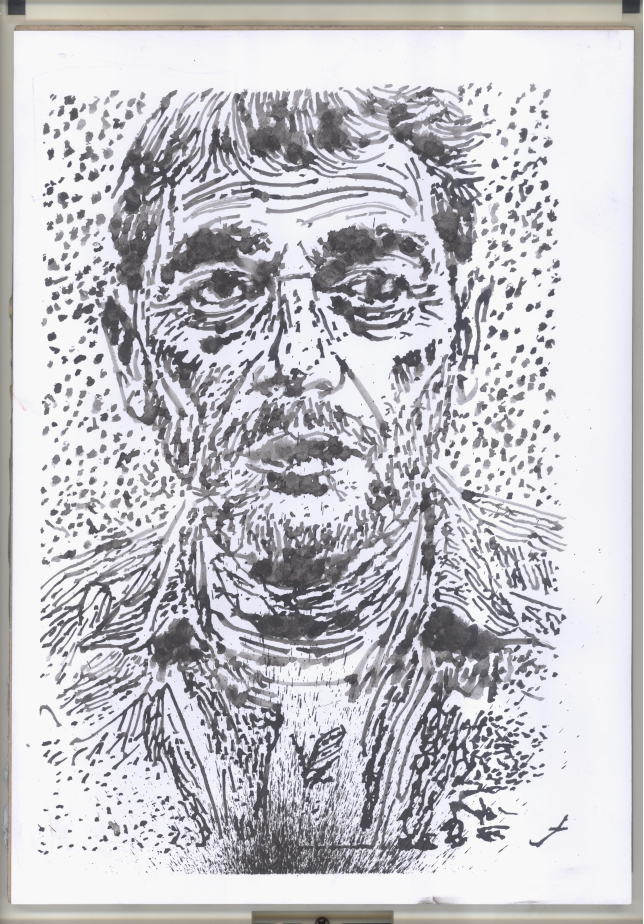
#> input picture obrazMoski.jpeg, 2574 x 3696 px (shown at 1/4 size)
$ python Width2Depth.py obrazMoski.jpeg out.png
#> lines starting #> are read from the running program, lines starting #| are printed output that depends on the picture; after the words box and inside, x2 and y2 are one past the last pixel; in counts of white or black regions, pixels touching at a corner belong together
import os
import cv2
import numpy as np
import argparse
import math
import random
from PIL import Image
import traceback

from skimage.morphology import skeletonize, remove_small_objects
import sknw
from scipy.ndimage import distance_transform_edt

class GCodeBaseGenerator:
    """
    Base class for G-code generation with common parameters and dipping logic.
    Includes a global Z-offset for machine coordinate adjustment.
    Dipping now triggered by painting distance traveled, not by fixed number of dips.
    """
    def __init__(self, feed_rate, feed_rate_dip, x_offset, y_offset,
                 dip_location_raw, max_paint_distance_mm,
                 dip_wipe_radius, dip_spiral_radius, z_wipe_travel_raw,
                 dip_entry_radius, total_dip_entries, remove_drops_enabled,
                 dip_shake_distance, z_global_offset_val,
                 z_safe_raw, z_safe_dip_raw):

        self.feed_rate = feed_rate
        self.feed_rate_dip = feed_rate_dip # Slower feed rate for spiral/dipping
        self.x_offset = x_offset
        self.y_offset = y_offset
        self.gcode = []
        self.z_global_offset = z_global_offset_val

        # Z-heights, adjusted by the global offset
        self.z_safe = z_safe_raw + self.z_global_offset
        self.z_safe_dip = z_safe_dip_raw + self.z_global_offset
        self.z_wipe_travel = z_wipe_travel_raw + self.z_global_offset

        # Dipping location, Z-coordinate adjusted by the global Z-offset
        self.dip_location = (dip_location_raw[0], dip_location_raw[1], dip_location_raw[2] + self.z_global_offset)

        # Dipping and wiping parameters - DISTANCE BASED
        self.max_paint_distance_mm = max_paint_distance_mm  # Maximum distance before dipping
        self.dip_wipe_radius = dip_wipe_radius
        self.dip_spiral_radius = dip_spiral_radius
        self.dip_entry_radius = dip_entry_radius # Acts as 'jitter'
        self.total_dip_entries = total_dip_entries
        self.remove_drops_enabled = remove_drops_enabled
        self.dip_shake_distance = dip_shake_distance

        # Internal state
        self._initial_dip_performed = False
        self.dip_count = 0
        self.current_paint_distance = 0.0  # Track painting distance

    # [64 lines left out: function _perform_dip, not called in this run]

    def save(self, filename):
        with open(filename, 'w') as f:
            f.write("\n".join(self.gcode))
        print(f"G-code saved to {filename}")

    # [10 lines left out: function _initial_setup, not called in this run]

class SkeletonGCodeGenerator(GCodeBaseGenerator):
    """
    Generates G-code from an image using skeletonization and variable width strokes.
    Inherits common G-code logic and Z-offset handling from GCodeBaseGenerator.
    Dipping triggered by painting distance instead of fixed number of dips.
    """
    def __init__(self, z_paint_max_raw, z_paint_min_raw, max_width_mm, min_path_length_px, smooth_window_size, *args, **kwargs):
        super().__init__(*args, **kwargs)
        self.z_paint_max = z_paint_max_raw + self.z_global_offset
        self.z_paint_min = z_paint_min_raw + self.z_global_offset
        self.max_width_mm = max(max_width_mm, 0.001)
        self.min_path_length_px = min_path_length_px
        self.smooth_window_size = smooth_window_size

    def _width_to_z(self, width):
        width = min(width, self.max_width_mm)
        return self.z_paint_max + (width / self.max_width_mm) * (self.z_paint_min - self.z_paint_max)

    # [16 lines left out: function _smooth_path, not called in this run]

    def _process_image_for_skeleton(self, image_path, target_w_mm=None, target_h_mm=None):
#> called with image_path = 'obrazMoski.jpeg', target_w_mm = 130, target_h_mm = 130
        image = cv2.imread(image_path, cv2.IMREAD_GRAYSCALE)
#> image: shape (3696, 2574); min 5, max 255, mean 196.1
        if image is None:
            raise FileNotFoundError(f"Image not found at {image_path}")
        image = cv2.flip(image, 0)
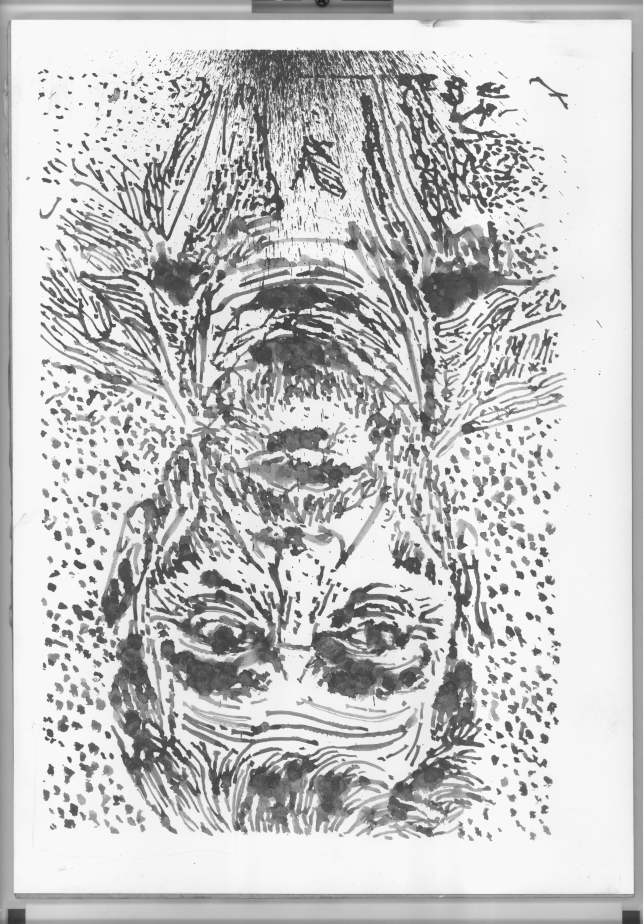
#> image: shape (3696, 2574) (shown at 1/4 size); min 5, max 255, mean 196.1
        _, binary_image = cv2.threshold(image, 127, 255, cv2.THRESH_BINARY_INV)
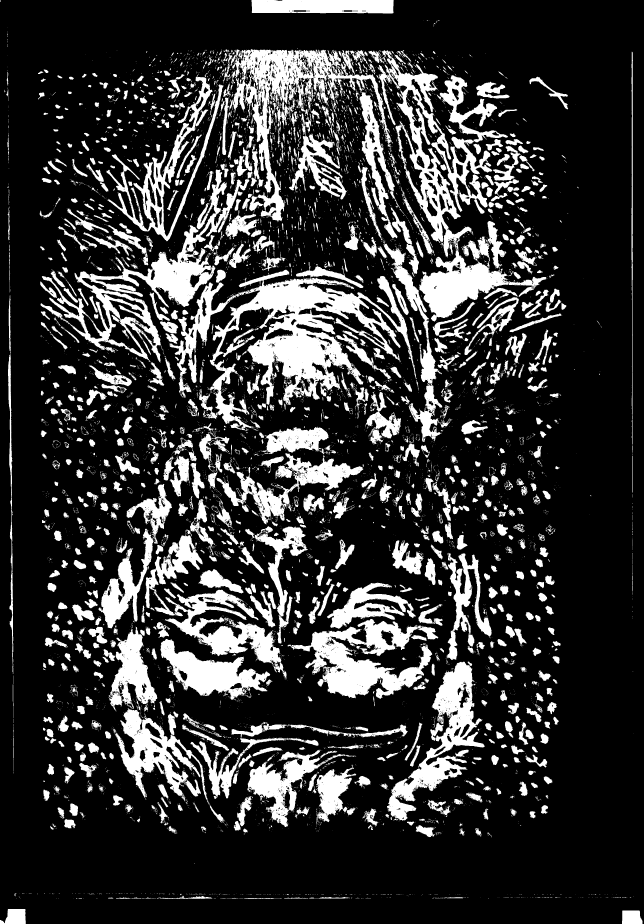
#> binary_image: shape (3696, 2574) (shown at 1/4 size); 20.7% white; 9236 white regions (7485 under 20 px), largest, box (x1, y1, x2, y2) and area: (678, 1078, 1666, 1721) 191315, (1515, 200, 2186, 1286) 145866, (167, 678, 1010, 1451) 99650
        binary_image = remove_small_objects(binary_image.astype(bool), min_size=5).astype(np.uint8) * 255
#> binary_image: shape (3696, 2574); 20.6% white; 3461 white regions (1729 under 20 px), largest, box (x1, y1, x2, y2) and area: (678, 1078, 1666, 1721) 190820, (1515, 200, 2186, 1286) 145725, (167, 678, 1010, 1451) 99454
        skeleton = skeletonize(binary_image // 255).astype(np.uint8)
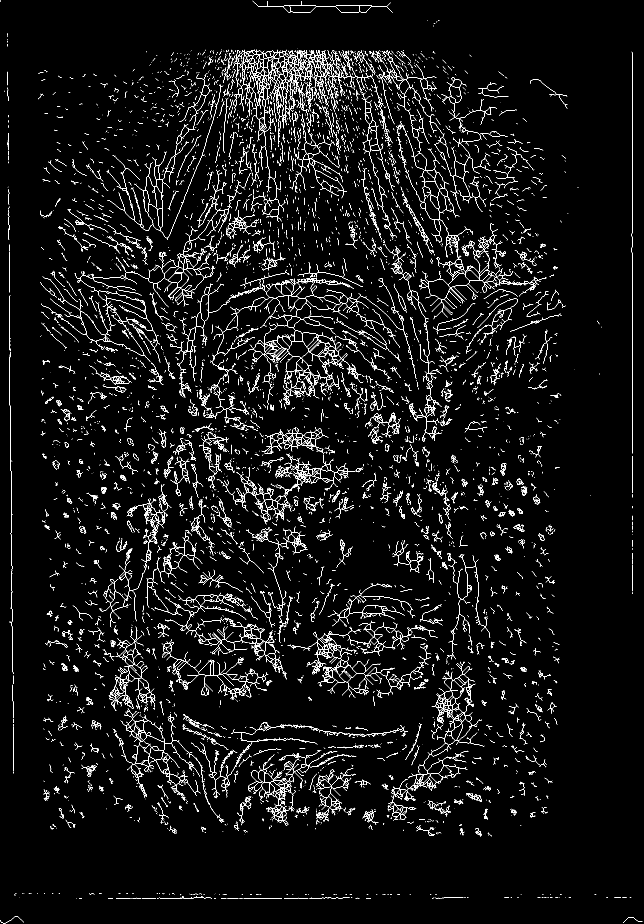
#> skeleton: shape (3696, 2574) (shown at 1/4 size); values 0 (black) and 1 (white), 2.4% white in thin lines or dots
        distance_map = distance_transform_edt(binary_image)
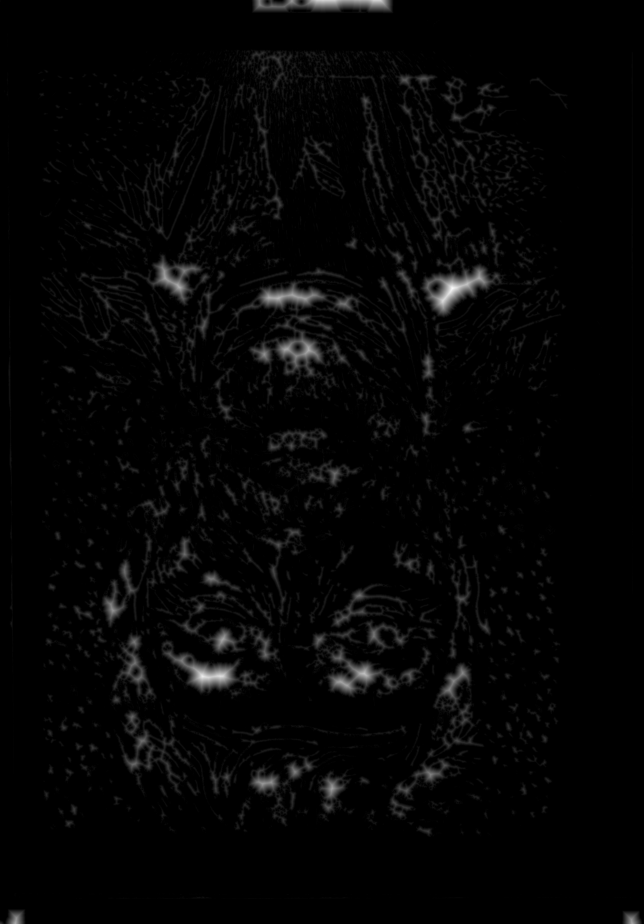
#> distance_map: shape (3696, 2574) float64 (shown at 1/4 size); min 0, max 63.41, mean 1.3; drawn with min black and max white
        graph = sknw.build_sknw(skeleton, multi=False)
        scaled_toolpaths = []
        max_scaled_width = 0
        skel_coords = np.argwhere(skeleton > 0)
        if skel_coords.size == 0:
            print("No skeleton found in the image.")
            return [], 0
        y_coords_skel, x_coords_skel = skel_coords[:, 0], skel_coords[:, 1]
        x_min_skel, y_min_skel = x_coords_skel.min(), y_coords_skel.min()
        x_max_skel, y_max_skel = x_coords_skel.max(), y_coords_skel.max()
        original_w_px = x_max_skel - x_min_skel + 1
        original_h_px = y_max_skel - y_min_skel + 1
        original_w_px = max(original_w_px, 1)
        original_h_px = max(original_h_px, 1)
        scale_factor = 1.0
        if target_w_mm and target_h_mm:
            scale_x = target_w_mm / original_w_px
            scale_y = target_h_mm / original_h_px
            scale_factor = min(scale_x, scale_y)
            print(f"Original px dimensions (skeleton bounds): {original_w_px}w x {original_h_px}h")
            print(f"Target mm dimensions: {target_w_mm}w x {target_h_mm}h")
            print(f"Using scale factor: {scale_factor:.4f}")
        for (s, e) in graph.edges():
            coords = graph[s][e]['pts']
            if len(coords) < self.min_path_length_px:
                continue
            path = []
            for p_idx in range(len(coords)):
                y, x = coords[p_idx]
                pixel_width = distance_map[y, x] * 2
                scaled_x = (x - x_min_skel) * scale_factor
                scaled_y = (y - y_min_skel) * scale_factor
                scaled_width = pixel_width * scale_factor
                if scaled_width > max_scaled_width:
                    max_scaled_width = scaled_width
                path.append((scaled_x, scaled_y, scaled_width))
            scaled_toolpaths.append(path)
        return scaled_toolpaths, max_scaled_width

    def generate_from_image(self, image_path, target_w_mm, target_h_mm):
        print(f"Processing image for skeleton method: {image_path}")
        scaled_toolpaths, max_brush_width = self._process_image_for_skeleton(
            image_path, target_w_mm, target_h_mm
        )
        if not scaled_toolpaths:
            print("No significant strokes found in the image. Exiting.")
            return

        # Prepare initial setup with the first point of the first path
        first_path = scaled_toolpaths[0]
        start_x_initial = first_path[0][0] + self.x_offset
        start_y_initial = first_path[0][1] + self.y_offset
        self._initial_setup(start_x=start_x_initial, start_y=start_y_initial)

        if self.smooth_window_size > 1:
            smoothed_final_toolpaths = []
            for path in scaled_toolpaths:
                smoothed_final_toolpaths.append(self._smooth_path(path))
            scaled_toolpaths = smoothed_final_toolpaths
            print(f"Applied smoothing with window size: {self.smooth_window_size}")

        self.max_width_mm = max(max_brush_width, 0.001)
        print(f"Generating G-code with estimated max brush width: {self.max_width_mm:.2f}mm")

        total_strokes = len(scaled_toolpaths)
        if self.max_paint_distance_mm > 0:
            print(f"Distance-based dipping enabled: Will dip every {self.max_paint_distance_mm:.1f}mm of painting.")
        else:
            print("Distance-based dipping disabled (max_paint_distance_mm = 0).")

        # Track last position for distance calculation
        last_x = start_x_initial
        last_y = start_y_initial

        for i, path in enumerate(scaled_toolpaths):
            if not path:
                continue

            # Calculate start position of this stroke
            start_x_orig, start_y_orig, start_width = path[0]
            start_x = start_x_orig + self.x_offset
            start_y = start_y_orig + self.y_offset

            # Check if we need to dip based on painting distance
            # Note: We travel to start of stroke (not painting distance), then paint
            # We only need to check dipping during actual painting moves

            # Travel to start of stroke (at Z_safe) - this is a travel move, not painting
            self.gcode.append(f"G0 X{start_x:.2f} Y{start_y:.2f} Z{self.z_safe:.2f}")

            # Painting Sequence
            start_z = self._width_to_z(start_width)
            self.gcode.append(f"G1 Z{start_z:.2f} F{self.feed_rate / 2} ; Lower brush to start painting Z")

            # Set initial position for this stroke
            prev_x, prev_y = start_x, start_y

            for j, (x_orig, y_orig, width) in enumerate(path):
                x = x_orig + self.x_offset
                y = y_orig + self.y_offset
                z = self._width_to_z(width)

                # Calculate distance for this segment (painting distance only)
                if j > 0:  # Skip first point since we're already there
                    segment_distance = math.sqrt((x - prev_x)**2 + (y - prev_y)**2)

                    # Check if we need to dip
                    if self.max_paint_distance_mm > 0 and (self.current_paint_distance + segment_distance) >= self.max_paint_distance_mm:
                        # Lift, dip, and return to current position
                        self.gcode.append(f"G0 Z{self.z_safe:.2f} ; Lift before dip")
                        self._perform_dip(x, y)
                        # After dip, we're at (x, y, z_safe), need to lower back to painting height
                        self.gcode.append(f"G1 Z{z:.2f} F{self.feed_rate / 2} ; Lower brush after dip")

                    # Add to cumulative distance
                    self.current_paint_distance += segment_distance

                # Paint the segment
                self.gcode.append(f"G1 X{x:.2f} Y{y:.2f} Z{z:.2f} F{self.feed_rate} ; Paint stroke segment")
                prev_x, prev_y = x, y

            self.gcode.append(f"G0 Z{self.z_safe:.2f} ; Lift brush after stroke (to Z_safe)")

        final_dip_count = 1 if self._initial_dip_performed else 0
        final_dip_count += self.dip_count - (1 if self._initial_dip_performed else 0)
        total_paint_distance = self.current_paint_distance
        print(f"G-code generation complete. Performed {final_dip_count} dips total (including initial dip).")
        print(f"Total painting distance: {total_paint_distance:.2f}mm")
        self.gcode.append(f"G0 X{self.x_offset:.2f} Y{self.y_offset:.2f} Z{self.z_safe_dip:.2f} ; Return to offset origin at Z_safe_dip")
        self.gcode.append("M2 ; End of program")

if __name__ == "__main__":
    parser = argparse.ArgumentParser(description="Generate G-code for CNC painting using skeleton method with distance-based dipping.")
    parser.add_argument("input_image", help="Path to the input image file.")
    parser.add_argument("output_gcode", help="Path to the output G-code file.")
    parser.add_argument("--width", type=float, default=130.0, help="Target width of the final artwork in mm.")
    parser.add_argument("--height", type=float, default=None, help="Target height of the final artwork in mm. If not set, equals --width.")
    parser.add_argument("--feed_rate", type=int, default=1500, help="Feed rate for travel moves in mm/min.")
    parser.add_argument("--feed_rate_dip", type=int, default=600, help="Feed rate for dipping spiral moves in mm/min.")
    parser.add_argument("--x_offset", type=float, default=50.0, help="Global X offset for the painting in mm.")
    parser.add_argument("--y_offset", type=float, default=50.0, help="Global Y offset for the painting in mm.")
    parser.add_argument("--z_safe", type=float, default=1.6, help="Safe Z height for rapid moves over the artwork (mm, before offset). Corresponds to z_low.")
    parser.add_argument("--z_paint_max", type=float, default=0.0, help="Z height for the thinnest stroke (mm, before offset).")
    parser.add_argument("--z_paint_min", type=float, default=-3.0, help="Z height for the widest stroke (mm, before offset).")
    parser.add_argument("--z_safe_dip", type=float, default=16.0, help="Higher safe Z for moves to/from the dip location (mm, before offset). Corresponds to z_high.")
    parser.add_argument("--z_global_offset", type=float, default=0, help="Global Z offset to add to all Z coordinates.")
    parser.add_argument("--dip_x", type=float, default=30.0, help="X coordinate of the brush dipping location in mm.")
    parser.add_argument("--dip_y", type=float, default=25.0, help="Y coordinate of the brush dipping location in mm.")
    parser.add_argument("--dip_z", type=float, default=1.2, help="Z coordinate (depth) for brush dipping in mm (before offset).")
    parser.add_argument("--dip_interval_mm", type=float, default=50.0, help="Maximum painting distance (mm) before triggering a dip. Set to 0 to disable distance-based dipping.")
    parser.add_argument("--dip_wipe_radius", type=float, default=27.0, help="Radius of circular wipe (mm).")
    parser.add_argument("--dip_spiral_radius", type=float, default=15.0, help="Radius of the mixing spiral inside the paint container (mm).")
    parser.add_argument("--z_wipe_travel", type=float, default=7.0, help="Unused in new logic, kept for compatibility.")
    parser.add_argument("--dip_entry_radius", type=float, default=5.0, help="Jitter radius for random dip entry points (mm).")
    parser.add_argument("--total_dip_entries", type=int, default=0, help="Unused in new logic.")
    parser.add_argument("--remove_drops_enabled", type=eval, default=True, choices=[True, False], help="Enable brush wiping.")
    parser.add_argument("--dip_shake_distance", type=float, default=0, help="Unused in new logic.")
    parser.add_argument("--max_brush_width", type=float, default=3.0, help="[Skeleton only] Max brush width to map Z-depth from (mm).")
    parser.add_argument("--min_path_length_px", type=int, default=2, help="[Skeleton only] Minimum length of a skeleton segment in pixels to be considered a path.")
    parser.add_argument("--smooth_window_size", type=int, default=2, help="[Skeleton only] Window size for path smoothing.")

    args = parser.parse_args()
    if args.height is None:
        args.height = args.width

    generator_kwargs = {
        'feed_rate': args.feed_rate,
        'feed_rate_dip': args.feed_rate_dip,
        'x_offset': args.x_offset,
        'y_offset': args.y_offset,
        'dip_location_raw': (args.dip_x, args.dip_y, args.dip_z),
        'max_paint_distance_mm': args.dip_interval_mm,
        'dip_wipe_radius': args.dip_wipe_radius,
        'dip_spiral_radius': args.dip_spiral_radius,
        'z_wipe_travel_raw': args.z_wipe_travel,
        'dip_entry_radius': args.dip_entry_radius,
        'total_dip_entries': args.total_dip_entries,
        'remove_drops_enabled': args.remove_drops_enabled,
        'dip_shake_distance': args.dip_shake_distance,
        'z_global_offset_val': args.z_global_offset,
        'z_safe_raw': args.z_safe,
        'z_safe_dip_raw': args.z_safe_dip
    }

    gcode_generator = SkeletonGCodeGenerator(
        z_paint_max_raw=args.z_paint_max,
        z_paint_min_raw=args.z_paint_min,
        max_width_mm=args.max_brush_width,
        min_path_length_px=args.min_path_length_px,
        smooth_window_size=args.smooth_window_size,
        **generator_kwargs
    )

    try:
        gcode_generator.generate_from_image(image_path=args.input_image,
                                            target_w_mm=args.width,
                                            target_h_mm=args.height)
#> (the call stopped at in _process_image_for_skeleton, `graph = sknw.build_sknw(skeleton, multi=False)`: sknw is not available in this run)
        gcode_generator.save(args.output_gcode)
    except FileNotFoundError as e:
        print(f"Error: {e}")
    except Exception as e:
        print(f"An unexpected error occurred: {e}")
        traceback.print_exc()
